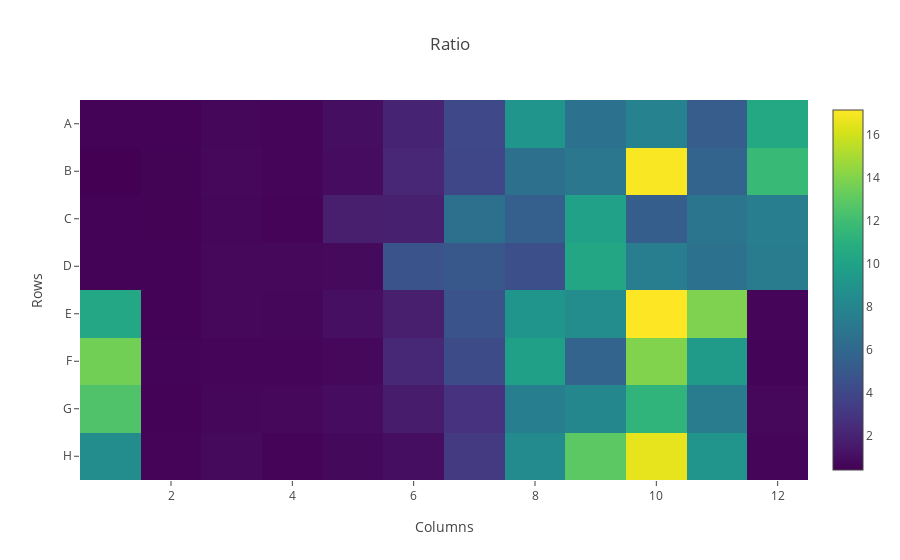

Source (notebook cell):
### Code cell
plotly.offline.init_notebook_mode(connected=True)
plotly.offline.iplot(fig, filename='basic-heatmap')

### Figure 1 — Plotly figure (JSON) as saved in the notebook; plotly's stock layout.template omitted (floating-point values rounded to 4 significant figures)
{"data": [{"colorscale": "Viridis", "type": "heatmap", "uid": "c3b7a982-ad26-11e8-a60e-94659c1b21b3", "x": ["1", "2", "3", "4", "5", "6", "7", "8", "9", "10", "11", "12"], "y": ["A", "B", "C", "D", "E", "F", "G", "H"], "z": [[0.5201, 0.5101, 0.7091, 0.6606, 1.047, 2.06, 4.049, 9.091, 6.727, 7.751, 5.325, 10.5], [0.4341, 0.5484, 0.7669, 0.6035, 0.9511, 2.217, 3.999, 6.55, 7.061, 17.04, 5.772, 11.71], [0.5061, 0.5046, 0.6945, 0.5907, 1.791, 1.861, 6.555, 5.461, 9.929, 5.368, 6.898, 7.416], [0.5236, 0.5357, 0.7741, 0.7359, 0.8633, 4.756, 4.97, 4.454, 10.34, 7.446, 6.717, 7.396], [10.38, 0.5439, 0.7396, 0.6878, 1.064, 1.776, 4.663, 9.104, 8.46, 17.14, 13.9, 0.6261], [13.54, 0.5542, 0.6259, 0.63, 0.7529, 2.292, 4.207, 9.95, 5.775, 13.97, 9.513, 0.5611], [12.54, 0.5331, 0.6886, 0.7483, 0.9465, 1.682, 2.79, 7.535, 8.089, 11.33, 7.287, 0.7464], [8.477, 0.5659, 0.8404, 0.5917, 0.8009, 1.024, 3.232, 8.407, 12.95, 16.55, 9.06, 0.6495]]}], "layout": {"autosize": true, "title": "Ratio", "xaxis": {"gridwidth": 5, "nticks": 12, "scaleanchor": "y", "scaleratio": 0.1, "showgrid": true, "title": "Columns"}, "yaxis": {"autorange": "reversed", "gridwidth": 5, "nticks": 8, "scaleanchor": "x", "scaleratio": 0.1, "showgrid": true, "title": "Rows"}}}
